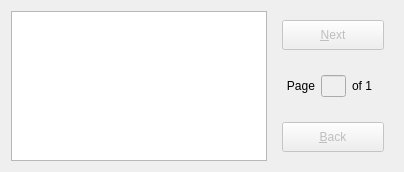
         <widget class="QWidget" name="widget_5" native="true">
          <property name="sizePolicy">
           <sizepolicy hsizetype="Expanding" vsizetype="Fixed">
            <horstretch>0</horstretch>
            <verstretch>0</verstretch>
           </sizepolicy>
          </property>
          <property name="maximumSize">
           <size>
            <width>16777215</width>
            <height>150</height>
           </size>
          </property>
          <layout class="QGridLayout" name="gridLayout_15">
           <item row="0" column="1">
            <widget class="QTableWidget" name="showImagelist_tableWidget">
             <property name="sizePolicy">
              <sizepolicy hsizetype="Expanding" vsizetype="Fixed">
               <horstretch>0</horstretch>
               <verstretch>0</verstretch>
              </sizepolicy>
             </property>
             <property name="maximumSize">
              <size>
               <width>16777215</width>
               <height>150</height>
              </size>
             </property>
             <property name="editTriggers">
              <set>QAbstractItemView::NoEditTriggers</set>
             </property>
             <property name="selectionMode">
              <enum>QAbstractItemView::SingleSelection</enum>
             </property>
             <property name="selectionBehavior">
              <enum>QAbstractItemView::SelectColumns</enum>
             </property>
             <property name="showGrid">
              <bool>false</bool>
             </property>
             <attribute name="horizontalHeaderVisible">
              <bool>false</bool>
             </attribute>
             <attribute name="verticalHeaderVisible">
              <bool>false</bool>
             </attribute>
             <attribute name="verticalHeaderStretchLastSection">
              <bool>true</bool>
             </attribute>
             <row>
              <property name="text">
               <string>Labeled/Unlabeled</string>
              </property>
             </row>
             <row>
              <property name="text">
               <string>Filename</string>
              </property>
             </row>
             <row>
              <property name="text">
               <string>Image</string>
              </property>
             </row>
            </widget>
           </item>
           <item row="0" column="2">
            <widget class="QWidget" name="widget_4" native="true">
             <property name="sizePolicy">
              <sizepolicy hsizetype="Fixed" vsizetype="Fixed">
               <horstretch>0</horstretch>
               <verstretch>0</verstretch>
              </sizepolicy>
             </property>
             <property name="minimumSize">
              <size>
               <width>120</width>
               <height>0</height>
              </size>
             </property>
             <property name="maximumSize">
              <size>
               <width>16777215</width>
               <height>150</height>
              </size>
             </property>
             <layout class="QVBoxLayout" name="verticalLayout_2">
              <item>
               <widget class="QPushButton" name="next_pushButton">
                <property name="enabled">
                 <bool>false</bool>
                </property>
                <property name="sizePolicy">
                 <sizepolicy hsizetype="Minimum" vsizetype="Fixed">
                  <horstretch>0</horstretch>
                  <verstretch>0</verstretch>
                 </sizepolicy>
                </property>
                <property name="minimumSize">
                 <size>
                  <width>0</width>
                  <height>30</height>
                 </size>
                </property>
                <property name="text">
                 <string>&amp;Next</string>
                </property>
               </widget>
              </item>
              <item>
               <layout class="QHBoxLayout" name="horizontalLayout_4">
                <property name="sizeConstraint">
                 <enum>QLayout::SetMinimumSize</enum>
                </property>
                <item>
                 <widget class="QLabel" name="page_label">
                  <property name="maximumSize">
                   <size>
                    <width>50</width>
                    <height>16777215</height>
                   </size>
                  </property>
                  <property name="text">
                   <string>Page</string>
                  </property>
                  <property name="alignment">
                   <set>Qt::AlignRight|Qt::AlignTrailing|Qt::AlignVCenter</set>
                  </property>
                 </widget>
                </item>
                <item>
                 <widget class="QLineEdit" name="page_lineEdit">
                  <property name="enabled">
                   <bool>false</bool>
                  </property>
                  <property name="maximumSize">
                   <size>
                    <width>25</width>
                    <height>16777215</height>
                   </size>
                  </property>
                  <property name="readOnly">
                   <bool>true</bool>
                  </property>
                 </widget>
                </item>
                <item>
                 <widget class="QLabel" name="pageOf_label">
                  <property name="maximumSize">
                   <size>
                    <width>50</width>
                    <height>16777215</height>
                   </size>
                  </property>
                  <property name="text">
                   <string>of 1</string>
                  </property>
                 </widget>
                </item>
               </layout>
              </item>
              <item>
               <widget class="QPushButton" name="back_pushButton">
                <property name="enabled">
                 <bool>false</bool>
                </property>
                <property name="sizePolicy">
                 <sizepolicy hsizetype="Minimum" vsizetype="Fixed">
                  <horstretch>0</horstretch>
                  <verstretch>0</verstretch>
                 </sizepolicy>
                </property>
                <property name="minimumSize">
                 <size>
                  <width>0</width>
                  <height>30</height>
                 </size>
                </property>
                <property name="text">
                 <string>&amp;Back</string>
                </property>
               </widget>
              </item>
             </layout>
            </widget>
           </item>
          </layout>
         </widget>
